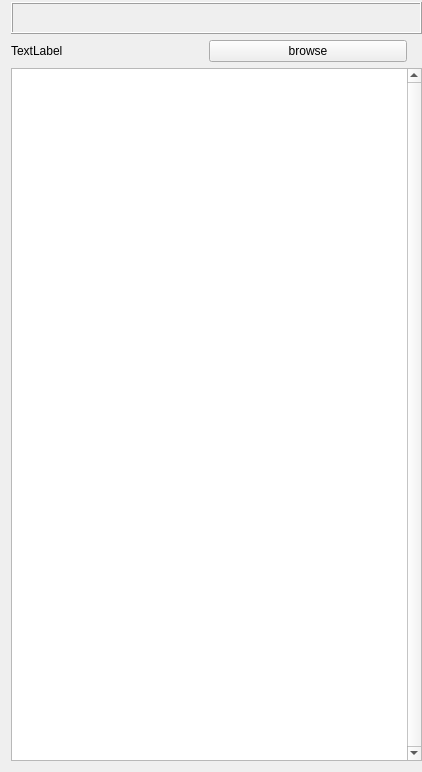
<?xml version="1.0" encoding="UTF-8"?>
<ui version="4.0">
 <class>NumberCounterClass</class>
 <widget class="QWidget" name="NumberCounterClass">
  <property name="geometry">
   <rect>
    <x>0</x>
    <y>0</y>
    <width>422</width>
    <height>772</height>
   </rect>
  </property>
  <property name="windowTitle">
   <string>NumberCounter</string>
  </property>
  <layout class="QVBoxLayout" name="verticalLayout">
   <property name="topMargin">
    <number>2</number>
   </property>
   <property name="rightMargin">
    <number>0</number>
   </property>
   <item>
    <widget class="QFrame" name="frame_menubar">
     <property name="minimumSize">
      <size>
       <width>0</width>
       <height>32</height>
      </size>
     </property>
     <property name="maximumSize">
      <size>
       <width>16777215</width>
       <height>32</height>
      </size>
     </property>
     <property name="frameShape">
      <enum>QFrame::Box</enum>
     </property>
     <property name="frameShadow">
      <enum>QFrame::Raised</enum>
     </property>
    </widget>
   </item>
   <item>
    <layout class="QHBoxLayout" name="horizontalLayout">
     <property name="spacing">
      <number>0</number>
     </property>
     <property name="rightMargin">
      <number>15</number>
     </property>
     <item>
      <widget class="QLabel" name="label_location">
       <property name="text">
        <string>TextLabel</string>
       </property>
      </widget>
     </item>
     <item>
      <widget class="QPushButton" name="pushButton_change">
       <property name="text">
        <string>browse</string>
       </property>
      </widget>
     </item>
    </layout>
   </item>
   <item>
    <widget class="QTreeView" name="treeView">
     <property name="verticalScrollBarPolicy">
      <enum>Qt::ScrollBarAlwaysOn</enum>
     </property>
     <property name="horizontalScrollBarPolicy">
      <enum>Qt::ScrollBarAlwaysOff</enum>
     </property>
    </widget>
   </item>
  </layout>
 </widget>
 <layoutdefault spacing="6" margin="11"/>
 <resources>
  <include location="numbercounter.qrc"/>
 </resources>
 <connections/>
</ui>
